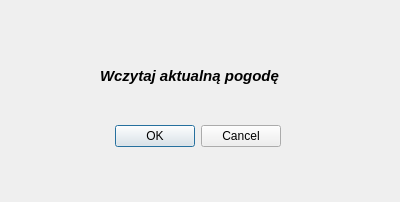
<?xml version="1.0" encoding="UTF-8"?>
<ui version="4.0">
 <class>PogodaDialogBase</class>
 <widget class="QDialog" name="PogodaDialogBase">
  <property name="geometry">
   <rect>
    <x>0</x>
    <y>0</y>
    <width>400</width>
    <height>202</height>
   </rect>
  </property>
  <property name="windowTitle">
   <string>Pogoda</string>
  </property>
  <widget class="QDialogButtonBox" name="button_box">
   <property name="geometry">
    <rect>
     <x>-60</x>
     <y>120</y>
     <width>341</width>
     <height>32</height>
    </rect>
   </property>
   <property name="toolTip">
    <string>&lt;html&gt;&lt;head/&gt;&lt;body&gt;&lt;p&gt;Kliknij aby zobaczyć pogodę!&lt;/p&gt;&lt;/body&gt;&lt;/html&gt;</string>
   </property>
   <property name="whatsThis">
    <string>&lt;html&gt;&lt;head/&gt;&lt;body&gt;&lt;p&gt;Kliknij aby zobaczyć pogodę!&lt;/p&gt;&lt;/body&gt;&lt;/html&gt;</string>
   </property>
   <property name="orientation">
    <enum>Qt::Horizontal</enum>
   </property>
   <property name="standardButtons">
    <set>QDialogButtonBox::Cancel|QDialogButtonBox::Ok</set>
   </property>
  </widget>
  <widget class="QLabel" name="label">
   <property name="geometry">
    <rect>
     <x>100</x>
     <y>20</y>
     <width>201</width>
     <height>111</height>
    </rect>
   </property>
   <property name="font">
    <font>
     <pointsize>11</pointsize>
     <weight>75</weight>
     <italic>true</italic>
     <bold>true</bold>
    </font>
   </property>
   <property name="text">
    <string>Wczytaj aktualną pogodę</string>
   </property>
  </widget>
 </widget>
 <resources/>
 <connections>
  <connection>
   <sender>button_box</sender>
   <signal>accepted()</signal>
   <receiver>PogodaDialogBase</receiver>
   <slot>accept()</slot>
   <hints>
    <hint type="sourcelabel">
     <x>20</x>
     <y>20</y>
    </hint>
    <hint type="destinationlabel">
     <x>20</x>
     <y>20</y>
    </hint>
   </hints>
  </connection>
  <connection>
   <sender>button_box</sender>
   <signal>rejected()</signal>
   <receiver>PogodaDialogBase</receiver>
   <slot>reject()</slot>
   <hints>
    <hint type="sourcelabel">
     <x>20</x>
     <y>20</y>
    </hint>
    <hint type="destinationlabel">
     <x>20</x>
     <y>20</y>
    </hint>
   </hints>
  </connection>
 </connections>
</ui>
